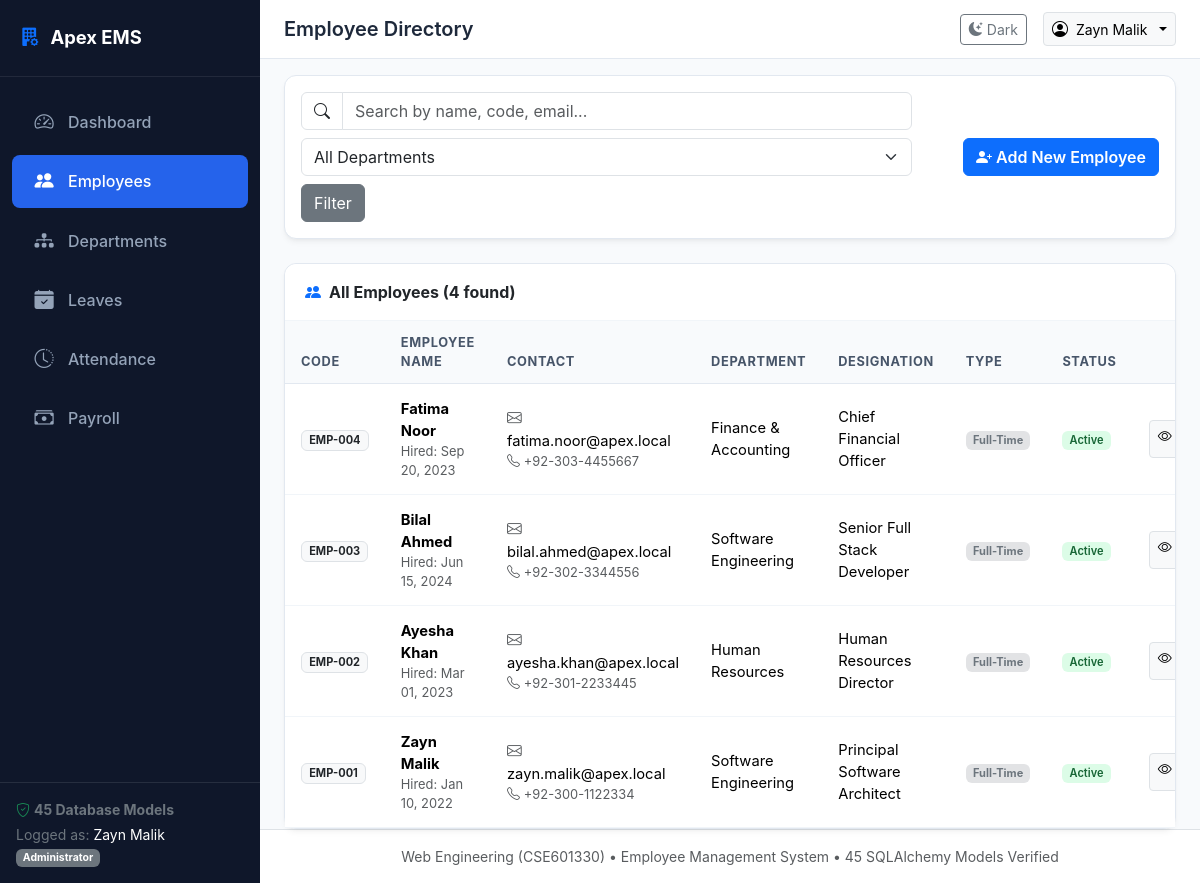
Page /employees/ (signed in) on the committed database.
### models/employee.py (models this page shows, shortened)
class Employee(db.Model):
    __tablename__ = 'employees'
    id = db.Column(db.Integer, primary_key=True)
    employee_code = db.Column(db.String(20), unique=True, nullable=False)
    first_name = db.Column(db.String(60), nullable=False)
    last_name = db.Column(db.String(60), nullable=False)
    email = db.Column(db.String(120), unique=True, nullable=False)
    phone = db.Column(db.String(30), nullable=False)
    date_of_birth = db.Column(db.Date, nullable=False)
    gender = db.Column(db.String(20), nullable=False)  # Male, Female, Other
    hire_date = db.Column(db.Date, nullable=False, default=date.today)
    department_id = db.Column(db.Integer, db.ForeignKey('departments.id'), nullable=True)
    designation_id = db.Column(db.Integer, db.ForeignKey('designations.id'), nullable=True)
    employment_type = db.Column(db.String(30), default='Full-Time')  # Full-Time, Part-Time, Contract, Intern
    status = db.Column(db.String(30), default='Active')  # Active, On Leave, Terminated, Resigned
    created_at = db.Column(db.DateTime, default=datetime.utcnow)
    department = db.relationship('Department', foreign_keys=[department_id], back_populates='employees')
    designation = db.relationship('Designation', back_populates='employees')
    profile = db.relationship('EmployeeProfile', uselist=False, back_populates='employee', cascade='all, delete-orphan')
    emergency_contacts = db.relationship('EmployeeEmergencyContact', back_populates='employee', cascade='all, delete-orphan', lazy=True)
    education = db.relationship('EmployeeEducation', back_populates='employee', cascade='all, delete-orphan', lazy=True)
    experience = db.relationship('EmployeeExperience', back_populates='employee', cascade='all, delete-orphan', lazy=True)
    documents = db.relationship('EmployeeDocument', back_populates='employee', cascade='all, delete-orphan', lazy=True)
    bank_details = db.relationship('EmployeeBankDetail', back_populates='employee', cascade='all, delete-orphan', lazy=True)
    skills = db.relationship('EmployeeSkill', back_populates='employee', cascade='all, delete-orphan', lazy=True)
    notes = db.relationship('EmployeeNote', back_populates='employee', cascade='all, delete-orphan', lazy=True)
    assets = db.relationship('EmployeeAssetAssignment', back_populates='employee', cascade='all, delete-orphan', lazy=True)
    leave_requests = db.relationship('LeaveRequest', back_populates='employee', cascade='all, delete-orphan', lazy=True)
    leave_balances = db.relationship('LeaveBalance', back_populates='employee', cascade='all, delete-orphan', lazy=True)
    attendance_records = db.relationship('AttendanceRecord', back_populates='employee', cascade='all, delete-orphan', lazy=True)
    payroll_records = db.relationship('PayrollRecord', back_populates='employee', cascade='all, delete-orphan', lazy=True)
    salary_assignment = db.relationship('EmployeeSalaryAssignment', uselist=False, back_populates='employee', cascade='all, delete-orphan')
    user = db.relationship('User', uselist=False, back_populates='employee')
    @property
    def full_name(self):
        return f"{self.first_name} {self.last_name}"

### models/department.py (models this page shows, shortened)
class Department(db.Model):
    __tablename__ = 'departments'
    id = db.Column(db.Integer, primary_key=True)
    code = db.Column(db.String(20), unique=True, nullable=False)
    name = db.Column(db.String(100), nullable=False)
    description = db.Column(db.Text, nullable=True)
    manager_id = db.Column(db.Integer, db.ForeignKey('employees.id', use_alter=True, name='fk_department_manager'), nullable=True)
    location_id = db.Column(db.Integer, db.ForeignKey('department_locations.id'), nullable=True)
    budget = db.Column(db.Numeric(12, 2), default=0.00)
    is_active = db.Column(db.Boolean, default=True)
    created_at = db.Column(db.DateTime, default=datetime.utcnow)
    location = db.relationship('DepartmentLocation', back_populates='departments')
    employees = db.relationship('Employee', foreign_keys='Employee.department_id', back_populates='department', lazy=True)
    manager = db.relationship('Employee', foreign_keys=[manager_id], post_update=True)
    budgets = db.relationship('DepartmentBudget', back_populates='department', cascade='all, delete-orphan', lazy=True)
    policies = db.relationship('DepartmentPolicy', back_populates='department', cascade='all, delete-orphan', lazy=True)
    projects = db.relationship('DepartmentProject', back_populates='department', cascade='all, delete-orphan', lazy=True)
    designations = db.relationship('Designation', back_populates='department', cascade='all, delete-orphan', lazy=True)

class Designation(db.Model):
    __tablename__ = 'designations'
    id = db.Column(db.Integer, primary_key=True)
    department_id = db.Column(db.Integer, db.ForeignKey('departments.id'), nullable=False)
    title = db.Column(db.String(100), nullable=False)
    job_code = db.Column(db.String(50), unique=True, nullable=False)
    min_salary = db.Column(db.Numeric(10, 2), default=0.00)
    max_salary = db.Column(db.Numeric(10, 2), default=0.00)
    description = db.Column(db.Text, nullable=True)
    is_active = db.Column(db.Boolean, default=True)
    department = db.relationship('Department', back_populates='designations')
    employees = db.relationship('Employee', back_populates='designation', lazy=True)

### routes/employee_routes.py (the view, shortened to what this page needs)
@employee_bp.route('/', methods=['GET'])
@login_required
def list_employees():
    search = request.args.get('search', '').strip()
    dept_id = request.args.get('dept_id', '')
    query = Employee.query
    if dept_id and dept_id.isdigit():
        query = query.filter(Employee.department_id == int(dept_id))
    employees = query.order_by(Employee.id.desc()).all()
    departments = Department.query.order_by(Department.name).all()
    return render_template(
        'employees/list.html',
        employees=employees,
        departments=departments,
        search=search,
        selected_dept_id=dept_id
    )

### templates/employees/list.html (shortened to what this page needs)
{% extends "base.html" %}
{% block page_title %}Employee Directory{% endblock %}
{% block content %}
<div class="card mb-4">
    <div class="card-body">
        <div class="d-flex flex-wrap justify-content-between align-items-center gap-3">
            <form method="GET" action="{{ url_for('employees.list_employees') }}" class="d-flex flex-wrap align-items-center gap-2">
                <div class="input-group" style="min-width: 260px;">
                    <span class="input-group-text bg-white"><i class="bi bi-search"></i></span>
                    <input type="text" name="search" class="form-control" placeholder="Search by name, code, email..." value="{{ search }}">
                </div>
                <select name="dept_id" class="form-select" style="min-width: 200px;" onchange="this.form.submit()">
                    <option value="">All Departments</option>
                </select>
                <button type="submit" class="btn btn-secondary">Filter</button>
            </form>
            <a href="{{ url_for('employees.add') }}" class="btn btn-primary fw-semibold">
                <i class="bi bi-person-plus-fill me-1"></i>Add New Employee
            </a>
        </div>
    </div>
</div>
<div class="card">
    <div class="card-header d-flex justify-content-between align-items-center">
        <span class="fw-bold"><i class="bi bi-people-fill text-primary me-2"></i>All Employees ({{ employees|length }} found)</span>
    </div>
    <div class="table-responsive">
        <table class="table table-hover align-middle mb-0">
            <thead>
                <tr>
                    <th>Code</th>
                    <th>Employee Name</th>
                    <th>Contact</th>
                    <th>Department</th>
                    <th>Designation</th>
                    <th>Type</th>
                    <th>Status</th>
                    <th class="text-end">Actions</th>
                </tr>
            </thead>
            <tbody>
                {% for emp in employees %}
                <tr>
                    <td>
                        <span class="badge bg-light text-dark border fw-bold">{{ emp.employee_code }}</span>
                    </td>
                    <td>
                        <div class="fw-bold">{{ emp.full_name }}</div>
                        <div class="small text-muted">Hired: {{ emp.hire_date.strftime('%b %d, %Y') }}</div>
                    </td>
                    <td>
                        <div><i class="bi bi-envelope me-1 text-muted"></i>{{ emp.email }}</div>
                        <div class="small text-muted"><i class="bi bi-telephone me-1"></i>{{ emp.phone }}</div>
                    </td>
                    <td>{{ emp.department.name if emp.department else '—' }}</td>
                    <td>{{ emp.designation.title if emp.designation else '—' }}</td>
                    <td><span class="badge bg-secondary-subtle text-secondary">{{ emp.employment_type }}</span></td>
                    <td>
                        <span class="badge {% if emp.status == 'Active' %}badge-active{% else %}badge-rejected{% endif %}">
                            {{ emp.status }}
                        </span>
                    </td>
                    <td class="text-end">
                        <div class="btn-group btn-group-sm">
                            <a href="{{ url_for('employees.detail', id=emp.id) }}" class="btn btn-light border" title="View Profile">
                                <i class="bi bi-eye"></i>
                            </a>
                        </div>
                    </td>
                </tr>
                {% endfor %}
            </tbody>
        </table>
    </div>
</div>
{% endblock %}

### templates/base.html (shortened to what this page needs)
<!DOCTYPE html>
<html lang="en">
<head>
    <link href="https://cdn.jsdelivr.net/npm/bootstrap@5.3.3/dist/css/bootstrap.min.css" rel="stylesheet">
    <link href="https://cdn.jsdelivr.net/npm/bootstrap-icons@1.11.3/font/bootstrap-icons.min.css" rel="stylesheet">
    <link rel="stylesheet" href="{{ url_for('static', filename='css/style.css') }}">
</head>
<body class="theme-{{ app_theme }}">
{% if is_logged_in %}
<div class="d-flex">
    <nav class="sidebar d-flex flex-column flex-shrink-0">
        <div class="brand">
            <i class="bi bi-building-fill-gear text-primary"></i>
            <span>Apex EMS</span>
        </div>
        <ul class="nav nav-pills flex-column mb-auto pt-3">
            <li class="nav-item">
                <a href="{{ url_for('dashboard.index') }}" class="nav-link {% if request.endpoint and request.endpoint.startswith('dashboard.') %}active{% endif %}">
                    <i class="bi bi-speedometer2"></i>
                    <span>Dashboard</span>
                </a>
            </li>
            <li class="nav-item">
                <a href="{{ url_for('employees.list_employees') }}" class="nav-link {% if request.endpoint and request.endpoint.startswith('employees.') %}active{% endif %}">
                    <i class="bi bi-people-fill"></i>
                    <span>Employees</span>
                </a>
            </li>
            <li class="nav-item">
                <a href="{{ url_for('departments.list_departments') }}" class="nav-link {% if request.endpoint and request.endpoint.startswith('departments.') %}active{% endif %}">
                    <i class="bi bi-diagram-3-fill"></i>
                    <span>Departments</span>
                </a>
            </li>
            <li class="nav-item">
                <a href="{{ url_for('leaves.list_leaves') }}" class="nav-link {% if request.endpoint and request.endpoint.startswith('leaves.') %}active{% endif %}">
                    <i class="bi bi-calendar-check-fill"></i>
                    <span>Leaves</span>
                </a>
            </li>
            <li class="nav-item">
                <a href="{{ url_for('attendance.list_attendance') }}" class="nav-link {% if request.endpoint and request.endpoint.startswith('attendance.') %}active{% endif %}">
                    <i class="bi bi-clock-history"></i>
                    <span>Attendance</span>
                </a>
            </li>
            <li class="nav-item">
                <a href="{{ url_for('payroll.list_payroll') }}" class="nav-link {% if request.endpoint and request.endpoint.startswith('payroll.') %}active{% endif %}">
                    <i class="bi bi-cash-stack"></i>
                    <span>Payroll</span>
                </a>
            </li>
        </ul>
        <div class="p-3 border-top border-secondary border-opacity-25 text-secondary small">
            <div><i class="bi bi-shield-check text-success"></i> <strong>45 Database Models</strong></div>
            <div class="text-truncate mt-1">Logged as: <span class="text-white">{{ current_user_name }}</span></div>
            <div class="badge bg-secondary mt-1">{{ current_role }}</div>
        </div>
    </nav>
    <div class="main-wrapper">
        <header class="top-navbar d-flex justify-content-between align-items-center">
            <div class="d-flex align-items-center gap-2">
                <h5 class="mb-0 fw-semibold">{% block page_title %}Dashboard{% endblock %}</h5>
            </div>
            <div class="d-flex align-items-center gap-3">
                <a href="{{ url_for('dashboard.toggle_theme') }}" class="btn btn-sm btn-outline-secondary" title="Toggle Theme Cookie">
                    {% if app_theme == 'dark' %}
                        <i class="bi bi-sun-fill text-warning"></i> Light
                    {% else %}
                        <i class="bi bi-moon-stars-fill"></i> Dark
                    {% endif %}
                </a>
                <div class="dropdown">
                    <button class="btn btn-sm btn-light border dropdown-toggle d-flex align-items-center gap-2" type="button" data-bs-toggle="dropdown">
                        <i class="bi bi-person-circle fs-6"></i>
                        <span>{{ current_user_name }}</span>
                    </button>
                </div>
            </div>
        </header>
        <div class="container-fluid px-4 pt-3">
            {% if error_code %}
                <div class="card p-5 text-center my-4">
                    <h1 class="display-1 text-danger fw-bold">{{ error_code }}</h1>
                    <h3 class="fw-semibold">Something went wrong</h3>
                    <p class="text-muted">{{ error_message }}</p>
                    <div>
                        <a href="{{ url_for('dashboard.index') }}" class="btn btn-primary"><i class="bi bi-house-door me-2"></i>Back to Dashboard</a>
                    </div>
                </div>
            {% else %}
                {% block content %}{% endblock %}
            {% endif %}
        </div>
        <footer class="mt-auto py-3 bg-white border-top text-center text-muted small">
            <div class="container-fluid">
                <span>Web Engineering (CSE601330) &bull; Employee Management System &bull; 45 SQLAlchemy Models Verified</span>
            </div>
        </footer>
    </div>
</div>
{% endif %}
</body>
</html>

### rows in the picture
Employee: employee_code "EMP-004", full_name "Fatima Noor", hire_date "Sep 20, 2023", email "fatima.noor@apex.local", phone "+92-303-4455667", department "Finance & Accounting", designation "Chief Financial Officer", employment_type "Full-Time", status "Active"
Employee: employee_code "EMP-003", full_name "Bilal Ahmed", hire_date "Jun 15, 2024", email "bilal.ahmed@apex.local", phone "+92-302-3344556", department "Software Engineering", designation "Senior Full Stack Developer", employment_type "Full-Time", status "Active"
Employee: employee_code "EMP-002", full_name "Ayesha Khan", hire_date "Mar 01, 2023", email "ayesha.khan@apex.local", phone "+92-301-2233445", department "Human Resources", designation "Human Resources Director", employment_type "Full-Time", status "Active"
Employee: employee_code "EMP-001", full_name "Zayn Malik", hire_date "Jan 10, 2022", email "zayn.malik@apex.local", phone "+92-300-1122334", department "Software Engineering", designation "Principal Software Architect", employment_type "Full-Time", status "Active"

### other values in the picture
{{ current_user_name }} "Zayn Malik"
{{ current_role }} "Administrator"
{{ employees|length }} "4"
